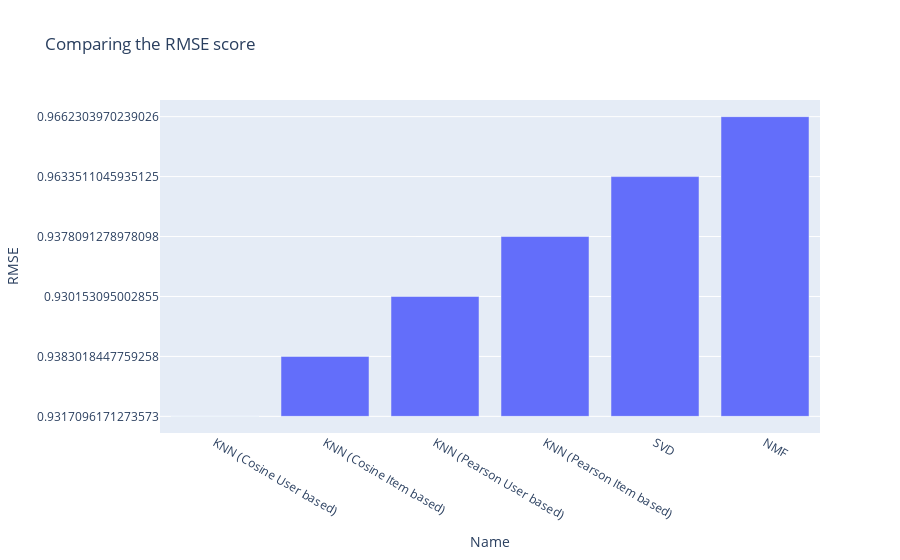

Write notebook code for a chart like this one.
### Code cell
fig = px.bar(plot_benchmark, x='Name', y='RMSE', title="Comparing the RMSE score")
fig.show()

### Figure 1 — Plotly figure (JSON) as saved in the notebook; plotly's stock layout.template omitted (floating-point values rounded to 4 significant figures)
{"data": [{"alignmentgroup": "True", "hovertemplate": "Name=%{x}<br>RMSE=%{y}<extra></extra>", "legendgroup": "", "marker": {"color": "#636efa"}, "name": "", "offsetgroup": "", "orientation": "v", "showlegend": false, "textposition": "auto", "type": "bar", "x": ["KNN (Cosine User based)", "KNN (Cosine Item based)", "KNN (Pearson User based)", "KNN (Pearson Item based)", "SVD", "NMF"], "xaxis": "x", "y": ["0.9317096171273573", "0.9383018447759258", "0.930153095002855", "0.9378091278978098", "0.9633511045935125", "0.9662303970239026"], "yaxis": "y"}], "layout": {"barmode": "relative", "legend": {"tracegroupgap": 0}, "title": {"text": "Comparing the RMSE score"}, "xaxis": {"anchor": "y", "domain": [0, 1], "title": {"text": "Name"}}, "yaxis": {"anchor": "x", "domain": [0, 1], "title": {"text": "RMSE"}}}}
